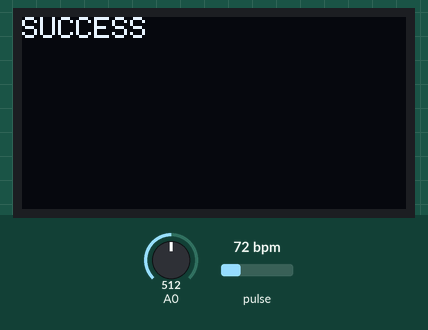
This sketch was run on a simulated Arduino Nano 33 IoT. Parts: 128×64 one-colour display. The test bench sets the inputs (shaded band); at power-on: A0 = 512, pulse 72 bpm. Nothing arrives over Bluetooth unless stated; a phone connects over Bluetooth LE 3 s after start; what the sketch prints to the serial monitor is not drawn.

Above: at 0.1 s.
At 1.9 s:
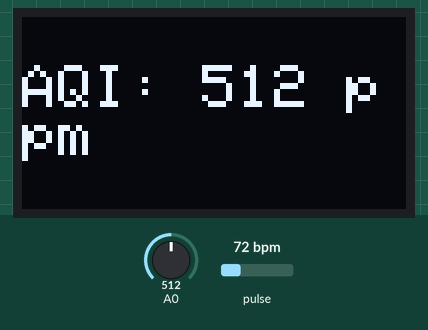
2.0 s: A0 set to 490
At 3.7 s:
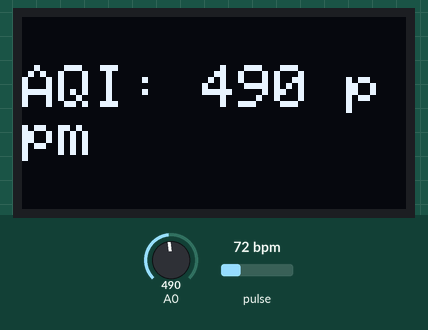
Timing chart, 0 to 5.2 s (numbered marks = the images above; inputs shaded):
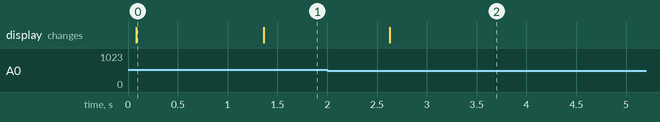

The sketch:

Oxygen_Sensor.ino
```cpp
#include <ArduinoBLE.h>
#include <Wire.h>
//#include "MAX30100_PulseOximeter.h"

#include "Wire.h"
#include "Adafruit_GFX.h"
#include "OakOLED.h"
#include "MAX30105.h"

MAX30105 particleSensor; // initialize MAX30102 with I2C

#define REPORTING_PERIOD_MS 1000
OakOLED oled;
int smokeA0 = 0;

//PulseOximeter pox;

uint32_t tsLastReport = 0;
int count = 0;

const unsigned char bitmap [] PROGMEM=
{
0x00, 0x00, 0x00, 0x00, 0x01, 0x80, 0x18, 0x00, 0x0f, 0xe0, 0x7f, 0x00, 0x3f, 0xf9, 0xff, 0xc0,
0x7f, 0xf9, 0xff, 0xc0, 0x7f, 0xff, 0xff, 0xe0, 0x7f, 0xff, 0xff, 0xe0, 0xff, 0xff, 0xff, 0xf0,
0xff, 0xf7, 0xff, 0xf0, 0xff, 0xe7, 0xff, 0xf0, 0xff, 0xe7, 0xff, 0xf0, 0x7f, 0xdb, 0xff, 0xe0,
0x7f, 0x9b, 0xff, 0xe0, 0x00, 0x3b, 0xc0, 0x00, 0x3f, 0xf9, 0x9f, 0xc0, 0x3f, 0xfd, 0xbf, 0xc0,
0x1f, 0xfd, 0xbf, 0x80, 0x0f, 0xfd, 0x7f, 0x00, 0x07, 0xfe, 0x7e, 0x00, 0x03, 0xfe, 0xfc, 0x00,
0x01, 0xff, 0xf8, 0x00, 0x00, 0xff, 0xf0, 0x00, 0x00, 0x7f, 0xe0, 0x00, 0x00, 0x3f, 0xc0, 0x00,
0x00, 0x0f, 0x00, 0x00, 0x00, 0x06, 0x00, 0x00, 0x00, 0x00, 0x00, 0x00, 0x00, 0x00, 0x00, 0x00
};

void onBeatDetected()
{
  //Serial.println("Beat!");
  oled.drawBitmap( 60, 20, bitmap, 28, 28, 1);
  oled.display();
}

int Delay = 1000;
int connectDelay = 200;

BLEService customService("5505");
BLEUnsignedIntCharacteristic HeartRate ("2101", BLERead | BLENotify);
BLEUnsignedIntCharacteristic OxygenLevel ("2102", BLERead | BLENotify);

void setup()
{

  Serial.begin(115200);
//  Serial.begin(9600);
  while(!Serial); //We must wait for Teensy to come online

  if (!BLE.begin()) {
    Serial.println("BLE failed to Initiate");
    delay(500);
    while (1);
  }

  pinMode(smokeA0, INPUT);

  BLE.setLocalName("Pulse Beat oxy Sensor");
  BLE.setAdvertisedService(customService);

  customService.addCharacteristic(HeartRate);
  customService.addCharacteristic(OxygenLevel);

  BLE.addService(customService);
  HeartRate.writeValue(1);
  OxygenLevel.writeValue(1);

  BLE.advertise();

  //Serial.println("Bluetooth device is now active, waiting for connections...");

  digitalWrite(LED_BUILTIN, LOW);

  oled.begin();
  oled.clearDisplay();
  oled.setTextSize(1);
  oled.setTextColor(1);
  oled.setCursor(0, 0);

  oled.println("Initializing pulse oximeter..");
  oled.display();
  //Serial.print("Initializing pulse oximeter..");

  byte ledBrightness = 70; //Options: 0=Off to 255=50mA
  byte sampleAverage = 1; //Options: 1, 2, 4, 8, 16, 32
  byte ledMode = 2; //Options: 1 = Red only, 2 = Red + IR, 3 = Red + IR + Green
  int sampleRate = 400; //Options: 50, 100, 200, 400, 800, 1000, 1600, 3200
  int pulseWidth = 69; //Options: 69, 118, 215, 411
  int adcRange = 16384; //Options: 2048, 4096, 8192, 16384


  if (particleSensor.begin(Wire, I2C_SPEED_FAST) == false) //Use default I2C port, 400kHz speed
  {
    //Serial.println("FAILED");
    oled.clearDisplay();
    oled.setTextSize(1);
    oled.setTextColor(1);
    oled.setCursor(0, 0);
    oled.println("FAILED");
    oled.display();
    while (true)
    {
      delay(10000);
    }

  }
  else
  {
    oled.clearDisplay();
    oled.setTextSize(1);
    oled.setTextColor(1);
    oled.setCursor(0, 0);
    oled.println("SUCCESS");
    oled.display();
    //Serial.println("SUCCESS");
  }
  //pox.setOnBeatDetectedCallback(onBeatDetected);
    particleSensor.setup(ledBrightness, sampleAverage, ledMode, sampleRate, pulseWidth, adcRange); //Configure sensor with these settings

}

void loop()
{

   //pox.update();

  //if (millis() - tsLastReport > REPORTING_PERIOD_MS) {

  particleSensor.check(); //Check the sensor

  while (particleSensor.available()) {
       // read stored IR
      //Serial.print(micros());
      //Serial.print(",");
      Serial.print(particleSensor.getFIFOIR());
      Serial.print(",");
      // read stored red
      Serial.println(particleSensor.getFIFORed());
      // read next set of samples
      particleSensor.nextSample();

      count++;

      if (count > 500)
      {
        int sensorValue = analogRead(smokeA0); // read analog input pin 0

        oled.clearDisplay();
        oled.setTextSize(2);
        oled.setTextColor(1);
        oled.setCursor(0,16);
        oled.print( "AQI: ");
        oled.print(sensorValue);
        oled.println(" ppm");
        oled.display();
        count = 0;
      }
  /*
    Serial.print("Heart BPM:");
    Serial.print(pox.getHeartRate());
    Serial.print("-----");
    Serial.print("Oxygen Percent:");
    Serial.print(pox.getSpO2());
    Serial.println("\n");
    oled.clearDisplay();
    oled.setTextSize(1);
    oled.setTextColor(1);
    oled.setCursor(0,16);
    oled.println(pox.getHeartRate());

    oled.setTextSize(1);
    oled.setTextColor(1);
    oled.setCursor(0, 0);
    oled.println("Heart BPM");

    oled.setTextSize(1);
    oled.setTextColor(1);
    oled.setCursor(0, 30);
    oled.println("Spo2");

    oled.setTextSize(1);
    oled.setTextColor(1);
    oled.setCursor(0,45);
    oled.println(pox.getSpO2());
    oled.display();
    */
    tsLastReport = millis();
    //delay(100);
  }

  //Serial.println("Out of loop");

  BLEDevice central = BLE.central();
  if (central)
  {
    Serial.print("Connected to central: ");
    Serial.println(central.address());
    digitalWrite(LED_BUILTIN, HIGH);
    while (central.connected())
    {
      /*
        HeartRate.writeValue(pox.getHeartRate());
        OxygenLevel.writeValue(pox.getSpO2());
        */
    }
  }
  else
  {
      digitalWrite(LED_BUILTIN, LOW);
  }
    //delay(connectDelay);
}
```

Measured:
- after the input at 2.0 s, the display: changes after 0.63 s (image 2)
- what the display in image 0 shows lasts 1.3 s, from 0.1 s to 1.4 s
